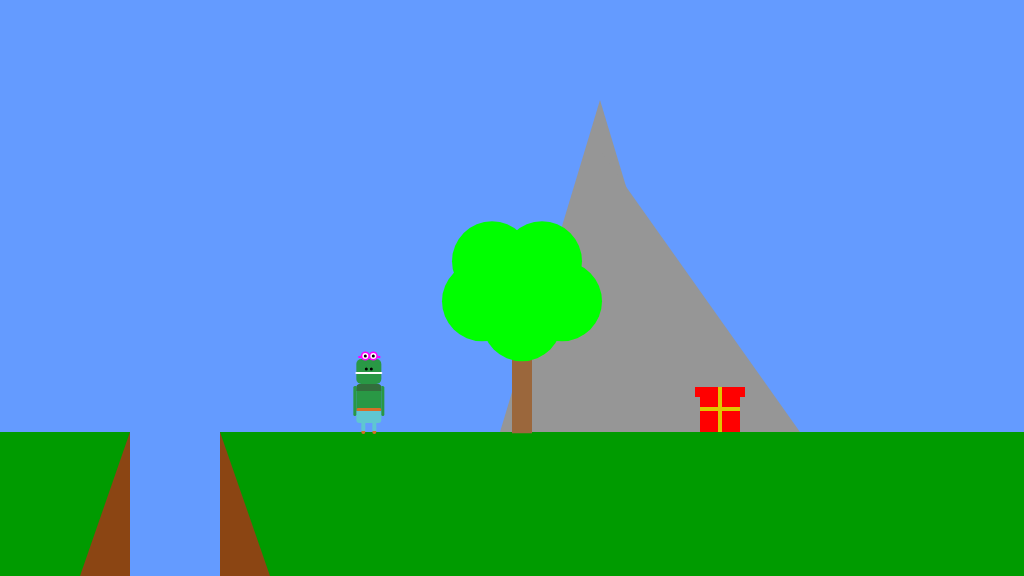
Frame 1 (no input)
Frame 60 (no input): identical to frame 1, image omitted
Frame 120 (the mouse pressed at the canvas centre since frame 60): identical to frame 1, image omitted

The p5.js sketch that drew this single still picture (run headless with seeded random() and noise() and a simulated clock; from frame 60 on, the mouse is pressed at the canvas centre):

// p5.js sketch
// ── sketch.js
/*

The Game Project

Week 3

Game interaction

*/

function setup()
{
	createCanvas(1024, 576);
	floorPos_y = height * 3/4;// 432
	gameChar_x = width/3;
	gameChar_y = floorPos_y;
    
    canyon.x_pos = 50;
    canyon.width = 50;
    
    mountain.x_pos = 450;
    
    treePos_x = width/2;
    
    collectable.x_pos = 700;
    collectable.y_pos = floorPos_y;

	isLeft = false;
	isRight = false;
	isPlummeting = false;
	isFalling = false;
	collectable.isFound = false;
}	

function draw()
{

	///////////DRAWING CODE//////////
	
	drawSky();

	drawGround();

	drawMountain();

	drawCanyon();

	drawTree();

	drawCollectable();
   

	//the game character
	drawCharacter();
	

	///////////INTERACTION CODE//////////
	//Put conditional statements to move the game character below here
	
	interactionSteatment();
}

function keyPressed()
{
	// if statements to control the animation of the character when
	// keys are pressed.
	userInteraction();
    console.log(`X : ${gameChar_x}`);
   

	//open up the console to see how these work
	//console.log("keyPressed: " + key);
	console.log("keyPressed: " + keyCode);
}

function keyReleased()
{
	// if statements to control the animation of the character when
	// keys are released.
	stopUserInteraction();
}

function mousePressed()
{
    console.log(`X : ${mouseX}`);
}



// ── animation_page.js
function userInteraction()
{
    if (keyCode == 37)
	{	
		isLeft = true;
		console.log("isLeft value " + isLeft);
	}
	else if (keyCode == 39)
	{	
		isRight = true;
		console.log("isRight value " + isRight);
	}

	if (keyCode == 32)
	{
		isPlummenting = true;
		console.log("isPlummenting value " + isPlummenting);
	}
}

function stopUserInteraction()
{
    if (keyCode == 37)
	{	
		isLeft = false;
		console.log("isLeft value " + isLeft);
	}
	else if (keyCode == 39)
	{	
		isRight = false;
		console.log("isRight value " + isRight);
	}

	if (keyCode == 32)
	{
		isPlummenting = false;
		console.log("isPlummenting value " + isPlummenting);
	}

	console.log("keyReleased: " + key);
	console.log("keyReleased: " + keyCode);
}
// ── character_page.js
let gameChar_x;
let gameChar_y;



function jumpingLeft()
{
    //Head
		fill(41, 152, 69);
    rect(gameChar_x, gameChar_y - 70, 50, 25, 5);//head
    rect(gameChar_x + 25, gameChar_y - 45, 25, 27, 5, 5, 1, 1);//body light
    fill(50, 110, 60);
    rect(gameChar_x + 25, gameChar_y - 45, 25, 7, 5, 5, 0, 0);// body dark
    fill(215, 110, 40);
    rect(gameChar_x + 25, gameChar_y - 21, 25, 3, 2)// belt
    fill(95, 198, 209);
    rect(gameChar_x + 25, gameChar_y - 19, 25, 12, 2, 2, 3, 3)// hips
    fill(215, 110, 40);
    ellipse(gameChar_x + 32, gameChar_y - 2, 4, 4);//shoes
    ellipse(gameChar_x + 43, gameChar_y - 2, 4, 4);
    fill(95, 198, 209);
    rect(gameChar_x + 30, gameChar_y - 11, 4, 8);//left leg
    rect(gameChar_x + 41, gameChar_y - 11, 4, 8);//right leg
    stroke(255);
    strokeWeight(2);
    line(gameChar_x, gameChar_y - 56, gameChar_x +35, gameChar_y - 56);//mouth
    noStroke();
    fill(0);
    ellipse(gameChar_x + 5, gameChar_y - 60, 3, 3);//nose
    ellipse(gameChar_x + 10, gameChar_y - 60, 3, 3);
    fill(255, 0, 255);
    ellipse(gameChar_x + 34, gameChar_y - 73, 9, 9);//glases
    ellipse(gameChar_x + 42, gameChar_y - 73, 9, 9);
    rect(gameChar_x + 27, gameChar_y - 73, 3, 2);
    rect(gameChar_x + 46, gameChar_y - 73, 3, 2);
    fill(255);
    ellipse(gameChar_x + 34, gameChar_y - 73, 6, 6);//eyes
    ellipse(gameChar_x + 42, gameChar_y - 73, 6, 6);
    fill(0);
    ellipse(gameChar_x + 34, gameChar_y - 73, 3, 3);
    ellipse(gameChar_x + 42, gameChar_y - 73, 3, 3);
    //arms
    angleMode(DEGREES);
    push();
    translate(gameChar_x + 38, gameChar_y - 43);
    rotate(-45);
    fill(41, 152, 69);
    rect(0, 0, 3, 30, 5);
    pop();
}

function jumpingRight()
{
    //Head
    fill(41, 152, 69);
    rect(gameChar_x, gameChar_y - 70, 50, 25, 5);//head
    rect(gameChar_x, gameChar_y - 45, 25, 27, 5, 5, 1, 1);//body light
    fill(50, 110, 60);
    rect(gameChar_x, gameChar_y - 45, 25, 7, 5, 5, 0, 0);// body dark
    fill(215, 110, 40);
    rect(gameChar_x, gameChar_y - 21, 25, 3, 2)// belt
    fill(95, 198, 209);
    rect(gameChar_x, gameChar_y - 18, 25, 12, 2, 2, 3, 3)// hips
    fill(215, 110, 40);
    ellipse(gameChar_x + 7, gameChar_y - 2, 4, 4);//shoes
    ellipse(gameChar_x + 18, gameChar_y - 2, 4, 4);
    fill(95, 198, 209);
    rect(gameChar_x + 5, gameChar_y - 11, 4, 8);//left leg
    rect(gameChar_x + 16, gameChar_y - 11, 4, 8);//right leg
    stroke(255);
    strokeWeight(2);
    line(gameChar_x + 15, gameChar_y - 56, gameChar_x +50, gameChar_y - 56);//mouth
    noStroke();
    fill(0);
    ellipse(gameChar_x + 45, gameChar_y - 60, 3, 3);//nose
    ellipse(gameChar_x + 40, gameChar_y - 60, 3, 3);
    fill(255, 0, 255);
    ellipse(gameChar_x + 7, gameChar_y - 73, 9, 9);//glases
    ellipse(gameChar_x + 15, gameChar_y - 73, 9, 9);
    rect(gameChar_x + 1, gameChar_y - 73, 3, 2);
    rect(gameChar_x + 19, gameChar_y - 73, 3, 2);
    fill(255);
    ellipse(gameChar_x + 7, gameChar_y - 73, 6, 6);//eyes
    ellipse(gameChar_x + 15, gameChar_y - 73, 6, 6);
    fill(0);
    ellipse(gameChar_x + 7, gameChar_y - 73, 3, 3);
    ellipse(gameChar_x + 15, gameChar_y - 73, 3, 3);
    //arms
    push();
    translate(gameChar_x + 9, gameChar_y - 43);
    rotate(45);
    fill(41, 152, 69);
    rect(0, 0, 3, 30, 5);
    pop();
}

function walkingLeft()
{
    fill(41, 152, 69);
    rect(gameChar_x, gameChar_y -73, 50, 25, 5);//head
    rect(gameChar_x + 25, gameChar_y - 48, 25, 27, 5, 5, 1, 1);//body light
    fill(50, 110, 60);
    rect(gameChar_x + 25, gameChar_y - 48, 25, 7, 5, 5, 0, 0);// body dark
    fill(215, 110, 40);
    rect(gameChar_x + 25, gameChar_y - 24, 25, 3, 2)// belt
    fill(95, 198, 209);
    rect(gameChar_x + 25, gameChar_y - 21, 25, 12, 2, 2, 3, 3)// hips
    fill(215, 110, 40);
    ellipse(gameChar_x + 32, gameChar_y, 4, 4);//shoes
    ellipse(gameChar_x + 43, gameChar_y, 4, 4);
    fill(95, 198, 209);
    rect(gameChar_x + 30, gameChar_y - 9, 4, 8);//left leg
    rect(gameChar_x + 41, gameChar_y - 9, 4, 8);//right leg
    stroke(255);
    strokeWeight(2);
    line(gameChar_x, gameChar_y - 59, gameChar_x +35, gameChar_y - 59);//mouth
    noStroke();
    fill(0);
    ellipse(gameChar_x + 5, gameChar_y - 63, 3, 3);//nose
    ellipse(gameChar_x + 10, gameChar_y - 63, 3, 3);
    fill(255, 0, 255);
    ellipse(gameChar_x + 34, gameChar_y - 76, 9, 9);//glases
    ellipse(gameChar_x + 42, gameChar_y - 76, 9, 9);
    rect(gameChar_x + 27, gameChar_y - 76, 3, 2);
    rect(gameChar_x + 46, gameChar_y - 76, 3, 2);
    fill(255);
    ellipse(gameChar_x + 34, gameChar_y - 76, 6, 6);//eyes
    ellipse(gameChar_x + 42, gameChar_y - 76, 6, 6);
    fill(0);
    ellipse(gameChar_x + 34, gameChar_y - 76, 3, 3);
    ellipse(gameChar_x + 42, gameChar_y - 76, 3, 3);
    //arms
    angleMode(DEGREES);
    push();
    translate(gameChar_x + 38, gameChar_y - 46);
    rotate(45);
    fill(41, 152, 69);
    rect(0, 0, 3, 30, 5);
    pop();
}

function walkingRight()
{
    //Head
		 //Head
    fill(41, 152, 69);
    rect(gameChar_x, gameChar_y - 73, 50, 25, 5);//head
    rect(gameChar_x, gameChar_y - 48, 25, 27, 5, 5, 1, 1);//body light
    fill(50, 110, 60);
    rect(gameChar_x, gameChar_y - 48, 25, 7, 5, 5, 0, 0);// body dark
    fill(215, 110, 40);
    rect(gameChar_x, gameChar_y - 24, 25, 3, 2)// belt
    fill(95, 198, 209);
    rect(gameChar_x, gameChar_y - 21, 25, 12, 2, 2, 3, 3)// hips
    fill(215, 110, 40);
    ellipse(gameChar_x + 7, gameChar_y, 4, 4);//shoes
    ellipse(gameChar_x + 18, gameChar_y, 4, 4);
    fill(95, 198, 209);
    rect(gameChar_x + 5, gameChar_y - 9, 4, 8);//left leg
    rect(gameChar_x + 16, gameChar_y - 9, 4, 8);//right leg
    stroke(255);
    strokeWeight(2);
    line(gameChar_x + 15, gameChar_y - 59, gameChar_x +50, gameChar_y - 59);//mouth
    noStroke();
    fill(0);
    ellipse(gameChar_x + 45, gameChar_y - 63, 3, 3);//nose
    ellipse(gameChar_x + 40, gameChar_y - 63, 3, 3);
    fill(255, 0, 255);
    ellipse(gameChar_x + 7, gameChar_y - 76, 9, 9);//glases
    ellipse(gameChar_x + 15, gameChar_y - 76, 9, 9);
    rect(gameChar_x + 1, gameChar_y - 76, 3, 2);
    rect(gameChar_x + 19, gameChar_y - 76, 3, 2);
    fill(255);
    ellipse(gameChar_x + 7, gameChar_y - 76, 6, 6);//eyes
    ellipse(gameChar_x + 15, gameChar_y - 76, 6, 6);
    fill(0);
    ellipse(gameChar_x + 7, gameChar_y - 76, 3, 3);
    ellipse(gameChar_x + 15, gameChar_y - 76, 3, 3);
    //arms
    angleMode(DEGREES);
    push();
    translate(gameChar_x + 9, gameChar_y - 46);
    rotate(-45);
    fill(41, 152, 69);
    rect(0, 0, 3, 30, 5);
    pop();
}

function jumpingFacingForward()
{
    //Head
         fill(41, 152, 69);
    rect(gameChar_x + 15, gameChar_y - 69, 25, 25, 5);//head
    rect(gameChar_x + 15, gameChar_y - 45, 25, 27, 5, 5, 1, 1);//body light
    fill(50, 110, 60);
    rect(gameChar_x + 15, gameChar_y - 45, 25, 7, 5, 5, 0, 0);// body dark
    fill(215, 110, 40);
    rect(gameChar_x + 15, gameChar_y - 21, 25, 3, 2)// belt
    fill(95, 198, 209);
    rect(gameChar_x + 15, gameChar_y - 18, 25, 12, 2, 2, 3, 3)// hips
    fill(215, 110, 40);
    ellipse(gameChar_x + 22, gameChar_y - 2, 4, 4);//shoes
    ellipse(gameChar_x + 33, gameChar_y - 2, 4, 4);
    fill(95, 198, 209);
    rect(gameChar_x + 20, gameChar_y - 11, 4, 8);//left leg
    rect(gameChar_x + 31, gameChar_y - 11, 4, 8);//right leg
    stroke(255);
    strokeWeight(2);
    line(gameChar_x + 15, gameChar_y - 55, gameChar_x +40, gameChar_y - 55);//mouth
    noStroke();
    fill(0);
    ellipse(gameChar_x + 25, gameChar_y - 59, 3, 3);//nose
    ellipse(gameChar_x + 30, gameChar_y - 59, 3, 3);
    fill(255, 0, 255);
    ellipse(gameChar_x + 24, gameChar_y - 72, 9, 9);//glases
    ellipse(gameChar_x + 32, gameChar_y - 72, 9, 9);
    rect(gameChar_x + 17, gameChar_y - 72, 3, 2);
    rect(gameChar_x + 36, gameChar_y - 72, 3, 2);
    fill(255);
    ellipse(gameChar_x + 24, gameChar_y - 72, 6, 6);//eyes
    ellipse(gameChar_x + 32, gameChar_y - 72, 6, 6);
    fill(0);
    ellipse(gameChar_x + 24, gameChar_y - 72, 3, 3);
    ellipse(gameChar_x + 32, gameChar_y - 72, 3, 3);
    //arms
    angleMode(DEGREES);
    fill(41, 152, 69);
    push();
    translate(gameChar_x + 16, gameChar_y - 41);
    rotate(160);
    rect(0, 0, 3, 30, 0, 5, 5, 5);
    pop();
    
    push();
    translate(gameChar_x + 42, gameChar_y - 41);
    rotate(-160);
    rect(0, 0, 3, 30, 5, 0, 5, 5);
    pop();
}

function standingFront()
{
    //Head
	fill(41, 152, 69);
    rect(gameChar_x + 15, gameChar_y - 73, 25, 25, 5);//head
    rect(gameChar_x + 15, gameChar_y - 48, 25, 27, 5, 5, 1, 1);//body light
    fill(41, 152, 69);
    fill(50, 110, 60);
    rect(gameChar_x + 15, gameChar_y - 48, 25, 7, 5, 5, 0, 0);// body dark
    fill(215, 110, 40);
    rect(gameChar_x + 15, gameChar_y - 24, 25, 3, 2)// belt
    fill(95, 198, 209);
    rect(gameChar_x + 15, gameChar_y - 21, 25, 12, 2, 2, 3, 3)// hips
    fill(215, 110, 40);
    ellipse(gameChar_x + 22, gameChar_y, 4, 4);//shoes
    ellipse(gameChar_x + 33, gameChar_y, 4, 4);
    fill(95, 198, 209);
    rect(gameChar_x + 20, gameChar_y - 9, 4, 8);//left leg
    rect(gameChar_x + 31, gameChar_y - 9, 4, 8);//right leg
    stroke(255);
    strokeWeight(2);
    line(gameChar_x + 15, gameChar_y - 59, gameChar_x +40, gameChar_y - 59);//mouth
    noStroke();
    fill(0);
    ellipse(gameChar_x + 25, gameChar_y - 63, 3, 3);//nose
    ellipse(gameChar_x + 30, gameChar_y - 63, 3, 3);
    fill(255, 0, 255);
    ellipse(gameChar_x + 24, gameChar_y - 76, 9, 9);//glases
    ellipse(gameChar_x + 32, gameChar_y - 76, 9, 9);
    rect(gameChar_x + 17, gameChar_y - 76, 3, 2);
    rect(gameChar_x + 36, gameChar_y - 76, 3, 2);
    fill(255);
    ellipse(gameChar_x + 24, gameChar_y - 76, 6, 6);//eyes
    ellipse(gameChar_x + 32, gameChar_y - 76, 6, 6);
    fill(0);
    ellipse(gameChar_x + 24, gameChar_y - 76, 3, 3);
    ellipse(gameChar_x + 32, gameChar_y - 76, 3, 3);
    //arms
    fill(41, 152, 69);
    rect(gameChar_x + 12, gameChar_y - 46, 3, 30, 5, 0, 5, 5);
    rect(gameChar_x + 40, gameChar_y - 46, 3, 30, 0, 5, 5, 5);
}


function drawCharacter()
{
    noStroke();
    if(isLeft && isFalling)
	{
		// add your jumping-left code
		jumpingLeft();
	}
	
	
	else if(isRight && isFalling)
	{
		// add your jumping-right code
		jumpingRight();

	}
	else if(isLeft)
	{
		// add your walking left code
		walkingLeft();

	}
	else if(isRight)
	{
		// add your walking right code
		 walkingRight();

	}
	else if(isFalling || isPlummenting)
	{
		// add your jumping facing forwards code
		jumpingFacingForward();
	}
	else
	{
		// add your standing front facing code
		standingFront();
	}
}

// ── collectable_page.js
var collectable;

collectable = {
    x_pos: 400,
    y_pos: 400,
    size: 1.0,
    isFound: false
};

function drawCollectable() {
    if (collectable.isFound == false) {

        noStroke();
        fill(255, 0, 0);
        rect(collectable.x_pos, collectable.y_pos - 40, 40 * collectable.size, 40 * collectable.size);
        rect(collectable.x_pos - 5, collectable.y_pos - 45, 50 * collectable.size, 10 * collectable.size);
        fill(222, 200, 0);
        rect(collectable.x_pos + 18, collectable.y_pos - 45, 4 * collectable.size, 45 * collectable.size);
        rect(collectable.x_pos, collectable.y_pos - 25, 40 * collectable.size, 4 * collectable.size);
    }
    if (dist(gameChar_x, gameChar_y, collectable.x_pos, collectable.y_pos + 10) < 30) {
        collectable.isFound = true;
    }

}

// ── enviroment_page.js
let floorPos_y;

var treePos_x;
var treePos_y;

let canyon;

let mountain;
let cloud;

var width;
var height;


	//NB. We are now using the built in variables height and width

	
    
    //NB. we are now using a variable for the floor position
    
    
        //treePos_x = width/2;
        //treePos_y = height/2;
        
        canyon = {
            x_pos: 0, 
            width: 50
        };
        
        
        cloud = {
            x_pos: 200,
            y_pos: 100,
            scale: 0.7
        };
        
        mountain = {
            x_pos: 200,
            y_pos: 400,
            scale: 1.0
        };

    function drawSky()
    {
        background(100,155,255); //fill the sky blue
    }

    function drawGround()
    {
        noStroke();
	    fill(0,155,0);
	    rect(0, floorPos_y, width, height - floorPos_y); //draw some green ground
    }

    function drawMountain()
    {
        fill(150);
        noStroke();
        triangle(mountain.x_pos + 50, mountain.y_pos + 32, 
                mountain.x_pos + 150, mountain.y_pos - 300,
                mountain.x_pos + 250, mountain.y_pos + 32);
        triangle(mountain.x_pos + 150, mountain.y_pos + 32, 
                mountain.x_pos + 150, mountain.y_pos - 250,
                mountain.x_pos + 350, mountain.y_pos + 32);
    }

    function drawCanyon()
    {

        fill(139,69,19);
        triangle(canyon.x_pos + 30, 576,
                 canyon.x_pos + 80, 432,
                 canyon.x_pos + 80, 576);
        
        triangle(canyon.x_pos + 120 + canyon.width, 576,
                 canyon.x_pos + 120 + canyon.width, 432,
                 canyon.x_pos + 170 + canyon.width, 576);
    
        fill(100, 155, 255);
        rect(canyon.x_pos + 80, 432, 40 + canyon.width, 144); //blue canyon gap

    }

    function drawTree()
    {
        treePos_y = height/1.64;
	    fill(155,103,60); //tree trunk
        rect(treePos_x, treePos_y, 20, 82); 
	
        fill(0,255,0); //branches

        ellipse(treePos_x + 10, treePos_y - 30, 80, 80);
        ellipse(treePos_x - 30, treePos_y - 50, 80, 80);
        ellipse(treePos_x + 50, treePos_y - 50, 80, 80);
        ellipse(treePos_x - 20, treePos_y - 90, 80, 80);
        ellipse(treePos_x + 30, treePos_y - 90, 80, 80);
    }

    
// ── interaction_page.js
let isLeft;
let isRight;
let isPlummenting;
let isFalling;
let isReset;


function interactionSteatment()
{
   // move to the left
	if(isLeft == true)
	{
		gameChar_x -= 3;
	}

	// move to the right
	if(isRight == true)
	{
		gameChar_x += 3;
	}

	// gravity falling
      	if(gameChar_y < floorPos_y)
	{
		gameChar_y += 2  ;
		isFalling = true;
	}
	else
	{
		isFalling = false;
    }
    
    // plummenting 
    if(isPlummenting == true)
    {
        gameChar_y += 7;
        
    }
//    // reset skech 
//    if (gameChar_y >= height && keyCode == 75)
//        {
//             //isPlummenting = false;
//             resetSkech();
//
//        }
    
//    function keyPressed(){
//        resetSkech();
//    }
    
    if (isPlummenting == true && gameChar_y > height)
        {
            textSize(32);
            fill(255, 0, 0);
            text("Press k to try again", width/2, height/2);
        }
    


    if((gameChar_x >= canyon.x_pos + 80) && (gameChar_x <= canyon.x_pos + 80 + canyon.width) && (gameChar_y >=floorPos_y))  
    {
        isPlummenting = true;
        print("PLUMENTING");
    }
    else
    {
        isPlummenting = false;
    }



}

function resetSkech()
{
    floorPos_y = height * 3/4;// 432
	gameChar_x = width/3;
	gameChar_y = floorPos_y;
    
    canyon.x_pos = 50;
    canyon.width = 50;
    
    mountain.x_pos = 450;
    
    collectable.x_pos = 700;

	isLeft = false;
	isRight = false;
	isPlummeting = false;
	isFalling = false;
	collectable.isFound = false;
}
